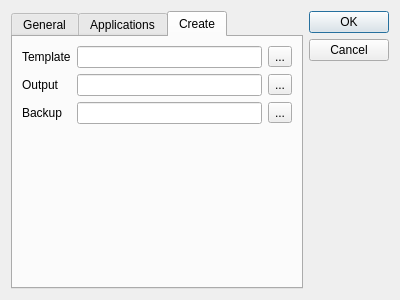
<?xml version="1.0" encoding="UTF-8"?>
<ui version="4.0">
 <class>SettingsDlg</class>
 <widget class="QDialog" name="SettingsDlg">
  <property name="geometry">
   <rect>
    <x>0</x>
    <y>0</y>
    <width>400</width>
    <height>300</height>
   </rect>
  </property>
  <property name="windowTitle">
   <string>Application Settings</string>
  </property>
  <property name="windowIcon">
   <iconset resource="appres.qrc">
    <normaloff>:/icons/resources/icons/package.png</normaloff>:/icons/resources/icons/package.png</iconset>
  </property>
  <layout class="QHBoxLayout" name="horizontalLayout">
   <item>
    <widget class="QTabWidget" name="tabWidget">
     <property name="currentIndex">
      <number>2</number>
     </property>
     <widget class="QWidget" name="tab_general">
      <attribute name="title">
       <string>General</string>
      </attribute>
     </widget>
     <widget class="QWidget" name="tab_apps">
      <attribute name="title">
       <string>Applications</string>
      </attribute>
      <layout class="QGridLayout" name="gridLayout">
       <item row="0" column="0">
        <widget class="QLabel" name="label">
         <property name="text">
          <string>CMake</string>
         </property>
        </widget>
       </item>
       <item row="0" column="2">
        <widget class="QToolButton" name="btn_cmake_exe">
         <property name="text">
          <string>...</string>
         </property>
        </widget>
       </item>
       <item row="2" column="1">
        <spacer name="verticalSpacer">
         <property name="orientation">
          <enum>Qt::Vertical</enum>
         </property>
         <property name="sizeHint" stdset="0">
          <size>
           <width>20</width>
           <height>40</height>
          </size>
         </property>
        </spacer>
       </item>
       <item row="0" column="1">
        <widget class="QLineEdit" name="le_cmake_exe"/>
       </item>
       <item row="1" column="0">
        <widget class="QLabel" name="label_2">
         <property name="text">
          <string>git</string>
         </property>
        </widget>
       </item>
       <item row="1" column="1">
        <widget class="QLineEdit" name="le_git_exe"/>
       </item>
       <item row="1" column="2">
        <widget class="QToolButton" name="btn_git_exe">
         <property name="text">
          <string>...</string>
         </property>
        </widget>
       </item>
      </layout>
     </widget>
     <widget class="QWidget" name="tab_create">
      <attribute name="title">
       <string>Create</string>
      </attribute>
      <layout class="QGridLayout" name="gridLayout_2">
       <item row="0" column="2">
        <widget class="QToolButton" name="btn_template_path">
         <property name="text">
          <string>...</string>
         </property>
        </widget>
       </item>
       <item row="4" column="1">
        <spacer name="verticalSpacer_2">
         <property name="orientation">
          <enum>Qt::Vertical</enum>
         </property>
         <property name="sizeHint" stdset="0">
          <size>
           <width>20</width>
           <height>40</height>
          </size>
         </property>
        </spacer>
       </item>
       <item row="1" column="0">
        <widget class="QLabel" name="label_4">
         <property name="text">
          <string>Output</string>
         </property>
        </widget>
       </item>
       <item row="0" column="0">
        <widget class="QLabel" name="label_3">
         <property name="text">
          <string>Template</string>
         </property>
        </widget>
       </item>
       <item row="0" column="1">
        <widget class="QLineEdit" name="le_template_path"/>
       </item>
       <item row="1" column="1">
        <widget class="QLineEdit" name="le_output_path"/>
       </item>
       <item row="1" column="2">
        <widget class="QToolButton" name="btn_output_path">
         <property name="text">
          <string>...</string>
         </property>
        </widget>
       </item>
       <item row="2" column="1">
        <widget class="QLineEdit" name="le_backup_path"/>
       </item>
       <item row="2" column="0">
        <widget class="QLabel" name="label_5">
         <property name="text">
          <string>Backup</string>
         </property>
        </widget>
       </item>
       <item row="2" column="2">
        <widget class="QToolButton" name="btn_backup_path">
         <property name="text">
          <string>...</string>
         </property>
        </widget>
       </item>
      </layout>
     </widget>
    </widget>
   </item>
   <item>
    <widget class="QDialogButtonBox" name="buttonBox">
     <property name="orientation">
      <enum>Qt::Vertical</enum>
     </property>
     <property name="standardButtons">
      <set>QDialogButtonBox::Cancel|QDialogButtonBox::Ok</set>
     </property>
    </widget>
   </item>
  </layout>
 </widget>
 <resources>
  <include location="appres.qrc"/>
 </resources>
 <connections>
  <connection>
   <sender>buttonBox</sender>
   <signal>accepted()</signal>
   <receiver>SettingsDlg</receiver>
   <slot>accept()</slot>
   <hints>
    <hint type="sourcelabel">
     <x>248</x>
     <y>254</y>
    </hint>
    <hint type="destinationlabel">
     <x>157</x>
     <y>274</y>
    </hint>
   </hints>
  </connection>
  <connection>
   <sender>buttonBox</sender>
   <signal>rejected()</signal>
   <receiver>SettingsDlg</receiver>
   <slot>reject()</slot>
   <hints>
    <hint type="sourcelabel">
     <x>316</x>
     <y>260</y>
    </hint>
    <hint type="destinationlabel">
     <x>286</x>
     <y>274</y>
    </hint>
   </hints>
  </connection>
 </connections>
</ui>
